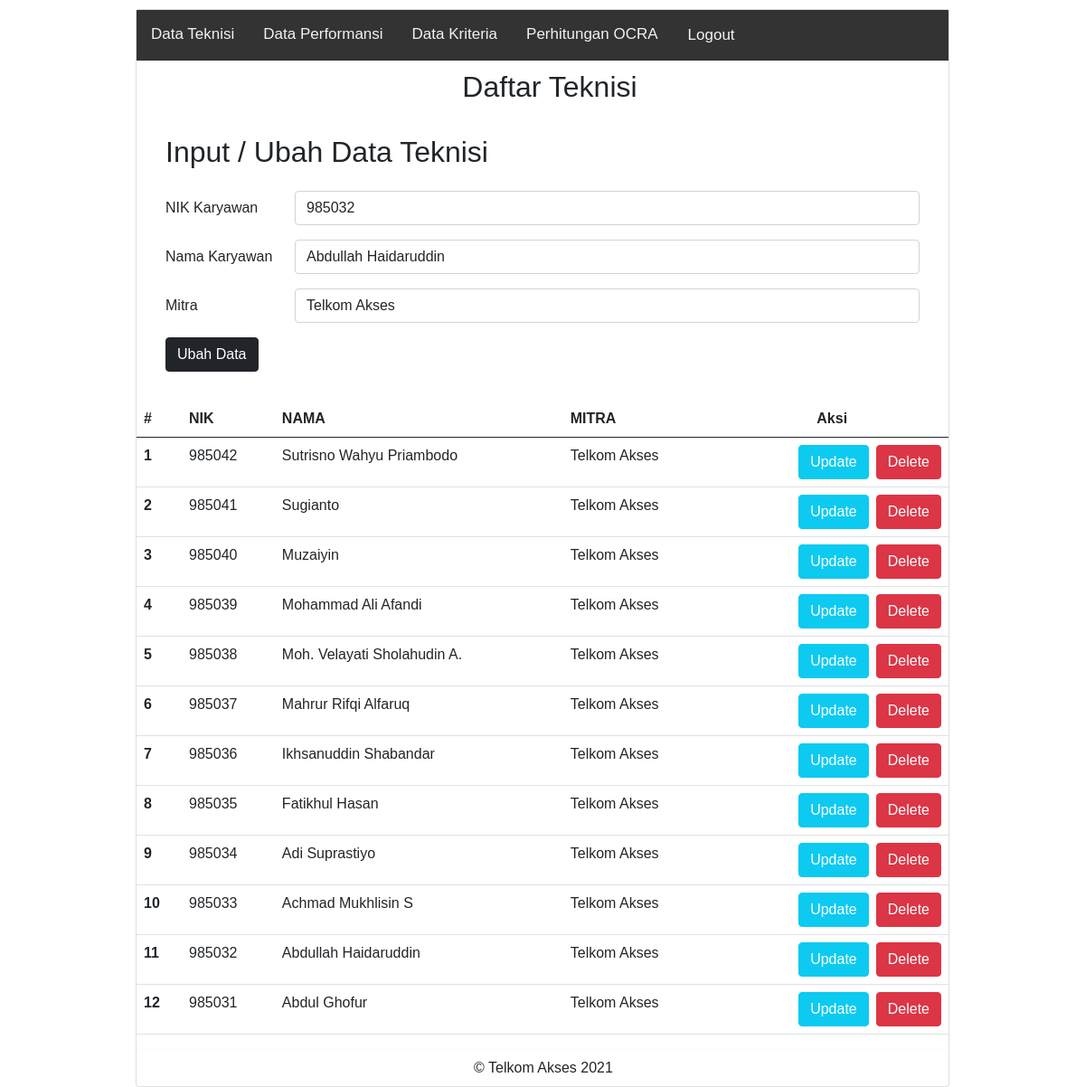
/index.php?op=edit&id=5, run on the app's committed database.
### tables this page shows
CREATE TABLE `tb_karyawan` (
  `id_karyawan` int(11) NOT NULL,
  `nik_karyawan` int(11) NOT NULL,
  `nama_karyawan` varchar(50) NOT NULL,
  `mitra` varchar(50) NOT NULL,
  `prod_c1` int(11) NOT NULL DEFAULT 0,
  `prod_c2` int(11) NOT NULL DEFAULT 0,
  `prod_c3` int(11) NOT NULL DEFAULT 0,
  `prod_c4` int(11) NOT NULL DEFAULT 0
);

### index.php (the view, shortened to what this page needs)
<?php
$host       = "localhost";
$user       = "root";
$pass       = "";
$db         = "ocra";
$koneksi    = mysqli_connect($host, $user, $pass, $db);
$nik_karyawan     = "";
$nama_karyawan    = "";
$mitra            = "";
if (isset($_GET['op'])) {
    $op = $_GET['op'];
} else {
    $op = "";
}
if ($op == 'edit') {
    $id         = $_GET['id'];
    $sql1       = "select * from tb_karyawan where id_karyawan = '$id'";
    $q1         = mysqli_query($koneksi, $sql1);
    $r1         = mysqli_fetch_array($q1);
    $nik_karyawan       = $r1['nik_karyawan'];
    $nama_karyawan      = $r1['nama_karyawan'];
    $mitra              = $r1['mitra'];
}
?>
<!DOCTYPE html>
<html lang="en">
<head>
    <link href="https://cdn.jsdelivr.net/npm/bootstrap@5.0.0-beta2/dist/css/bootstrap.min.css" rel="stylesheet">
</head>
<body>
<div class="card mx-auto">
            <div class="topnav">
                <a href="index.php">Data Teknisi</a>
                <a href="performansi.php">Data Performansi</a>
                <a href="kriteria.php">Data Kriteria</a>
                <a href="">Perhitungan OCRA</a>
                <a href="" class="btn button_right">Logout</a>
            </div>
            <div style="padding-left:16px; margin-top:10px">
                <center><h2>Daftar Teknisi</h2></center>
            </div>
            <div class="card-body">
            <div style="padding-left:16px; margin-top:10px">
                <h2>Input / Ubah Data Teknisi</h2>
            </div>
            <div class="card-body">
                <form action="index.php<?php if(isset($_GET['op'])){echo "?op=".$_GET['op']."&id=".$_GET['id'];}?>" method="POST" enctype="multipart/form-data">
                    <div class="mb-3 row">
                        <label for="nik_karyawan" class="col-sm-2 col-form-label">NIK Karyawan</label>
                        <div class="col-sm-10">
                            <input type="text" class="form-control" id="nik_karyawan" name="nik_karyawan" value="<?php echo $nik_karyawan ?>">
                        </div>
                    </div>
                    <div class="mb-3 row">
                        <label for="nama_karyawan" class="col-sm-2 col-form-label">Nama Karyawan</label>
                        <div class="col-sm-10">
                            <input type="text" class="form-control" id="nama_karyawan" name="nama_karyawan" value="<?php echo $nama_karyawan ?>">
                        </div>
                    </div>
                    <div class="mb-3 row">
                        <label for="mitra" class="col-sm-2 col-form-label">Mitra</label>
                        <div class="col-sm-10">
                            <input type="text" class="form-control" id="mitra" name="mitra" value="<?php echo $mitra ?>">
                        </div>
                    </div>
                    <div class="col-12">
                        <input type="submit" name="simpan" value="<?php if(isset($_GET['op'])){echo "Ubah Data";}else{echo "Simpan Data";}?>" class="btn btn-dark" />
                    </div>
                    </form>
                </div>
            </div>
            <table class="table">
                    <thead>
                        <tr>
                            <th scope="col">#</th>
                            <th scope="col">NIK</th>
                            <th scope="col">NAMA</th>
                            <th scope="col">MITRA</th>
                            <th scope="col"><center>Aksi</center></th>
                        </tr>
                    </thead>
                    <tbody id="myTable">
                    <?php
                        $sql2   = "select * from tb_karyawan order by id_karyawan desc";
                        $q2     = mysqli_query($koneksi, $sql2);
                        $urut   = 1;
                        while ($r2 = mysqli_fetch_array($q2)) {
                            $id                 = $r2['id_karyawan'];
                            $nik_karyawan       = $r2['nik_karyawan'];
                            $nama_karyawan      = $r2['nama_karyawan'];
                            $mitra              = $r2['mitra'];
                    ?>
                            <tr>
                                <th scope="row"><?php echo $urut++ ?></th>
                                <td scope="row"><?php echo $nik_karyawan ?></td>
                                <td scope="row"><?php echo $nama_karyawan ?></td>
                                <td scope="row"><?php echo $mitra ?></td>
                                <td scope="row">
                                <div class="d-grid gap-2 d-md-flex justify-content-md-end">
                                    <a href="index.php?op=edit&id=<?php echo $id ?>"><button type="button" class="btn btn-info text-white">Update</button></a>
                                    <a href="index.php?op=delete&id=<?php echo $id ?>" onclick="return confirm('Yakin mau delete data?')"><button type="button" class="btn btn-danger">Delete</button></a>
                                </div>
                                </td>
                            </tr>
                            <?php
                                }
                            ?>
                    </tbody>
                </table>
                <div class="mx-auto card-footer bg-transparent border-light"><center>&copy; Telkom Akses 2021</center></div>
            </div>
</body>
</html>

### index.php (style rules this page uses)
.mx-auto { width: 900px }
.button_right { float: right; margin-right: 15px; }
.card { margin-top: 10px; }
body { margin: 0; font-family: Arial, Helvetica, sans-serif; }
.topnav { overflow: hidden; background-color: #333; }
.topnav a { float: left; color: #f2f2f2; text-align: center; padding: 14px 16px; text-decoration: none; font-size: 17px; }

### data on the page
tb_karyawan: nik_karyawan "985032", nama_karyawan "Abdullah Haidaruddin", mitra "Telkom Akses"
tb_karyawan: nik_karyawan "985042", nama_karyawan "Sutrisno Wahyu Priambodo", mitra "Telkom Akses"
tb_karyawan: nik_karyawan "985041", nama_karyawan "Sugianto", mitra "Telkom Akses"
tb_karyawan: nik_karyawan "985040", nama_karyawan "Muzaiyin", mitra "Telkom Akses"
tb_karyawan: nik_karyawan "985039", nama_karyawan "Mohammad Ali Afandi", mitra "Telkom Akses"
tb_karyawan: nik_karyawan "985038", nama_karyawan "Moh. Velayati Sholahudin A.", mitra "Telkom Akses"
tb_karyawan: nik_karyawan "985037", nama_karyawan "Mahrur Rifqi Alfaruq", mitra "Telkom Akses"
tb_karyawan: nik_karyawan "985036", nama_karyawan "Ikhsanuddin Shabandar", mitra "Telkom Akses"
tb_karyawan: nik_karyawan "985035", nama_karyawan "Fatikhul Hasan", mitra "Telkom Akses"
tb_karyawan: nik_karyawan "985034", nama_karyawan "Adi Suprastiyo", mitra "Telkom Akses"
tb_karyawan: nik_karyawan "985033", nama_karyawan "Achmad Mukhlisin S", mitra "Telkom Akses"
tb_karyawan: nik_karyawan "985031", nama_karyawan "Abdul Ghofur", mitra "Telkom Akses"
